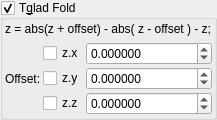
    <widget class="MyGroupBox" name="groupCheck_transf_function_enabledAy_false">
     <property name="title">
      <string>T&amp;glad Fold</string>
     </property>
     <property name="checkable">
      <bool>true</bool>
     </property>
     <layout class="QVBoxLayout" name="verticalLayout_5">
      <property name="leftMargin">
       <number>2</number>
      </property>
      <property name="topMargin">
       <number>2</number>
      </property>
      <property name="rightMargin">
       <number>2</number>
      </property>
      <property name="bottomMargin">
       <number>2</number>
      </property>
      <item>
       <widget class="QLabel" name="label_173">
        <property name="text">
         <string>z = abs(z + offset) - abs( z - offset ) - z;</string>
        </property>
       </widget>
      </item>
      <item>
       <layout class="QGridLayout" name="gridLayout_46" columnstretch="0,0,1">
        <property name="spacing">
         <number>2</number>
        </property>
        <item row="1" column="1">
         <widget class="MyCheckBox" name="checkBox_transf_function_enabledAy">
          <property name="text">
           <string notr="true">z.y</string>
          </property>
         </widget>
        </item>
        <item row="0" column="1">
         <widget class="MyCheckBox" name="checkBox_transf_function_enabledAx">
          <property name="text">
           <string notr="true">z.x</string>
          </property>
         </widget>
        </item>
        <item row="2" column="1">
         <widget class="MyCheckBox" name="checkBox_transf_function_enabledAz">
          <property name="text">
           <string notr="true">z.z</string>
          </property>
         </widget>
        </item>
        <item row="2" column="2">
         <widget class="MyDoubleSpinBox" name="spinbox3_transf_offset_111_z">
          <property name="sizePolicy">
           <sizepolicy hsizetype="Minimum" vsizetype="Maximum">
            <horstretch>0</horstretch>
            <verstretch>0</verstretch>
           </sizepolicy>
          </property>
          <property name="prefix">
           <string/>
          </property>
          <property name="suffix">
           <string/>
          </property>
          <property name="decimals">
           <number>6</number>
          </property>
          <property name="minimum">
           <double>-180.000000000000000</double>
          </property>
          <property name="maximum">
           <double>180.000000000000000</double>
          </property>
          <property name="singleStep">
           <double>0.100000000000000</double>
          </property>
         </widget>
        </item>
        <item row="1" column="2">
         <widget class="MyDoubleSpinBox" name="spinbox3_transf_offset_111_y">
          <property name="sizePolicy">
           <sizepolicy hsizetype="Minimum" vsizetype="Maximum">
            <horstretch>0</horstretch>
            <verstretch>0</verstretch>
           </sizepolicy>
          </property>
          <property name="prefix">
           <string/>
          </property>
          <property name="suffix">
           <string/>
          </property>
          <property name="decimals">
           <number>6</number>
          </property>
          <property name="minimum">
           <double>-180.000000000000000</double>
          </property>
          <property name="maximum">
           <double>180.000000000000000</double>
          </property>
          <property name="singleStep">
           <double>0.100000000000000</double>
          </property>
         </widget>
        </item>
        <item row="1" column="0">
         <widget class="QLabel" name="label_169">
          <property name="text">
           <string>Offset:</string>
          </property>
         </widget>
        </item>
        <item row="0" column="2">
         <widget class="MyDoubleSpinBox" name="spinbox3_transf_offset_111_x">
          <property name="sizePolicy">
           <sizepolicy hsizetype="Minimum" vsizetype="Maximum">
            <horstretch>0</horstretch>
            <verstretch>0</verstretch>
           </sizepolicy>
          </property>
          <property name="prefix">
           <string/>
          </property>
          <property name="suffix">
           <string/>
          </property>
          <property name="decimals">
           <number>6</number>
          </property>
          <property name="minimum">
           <double>-180.000000000000000</double>
          </property>
          <property name="maximum">
           <double>180.000000000000000</double>
          </property>
          <property name="singleStep">
           <double>0.100000000000000</double>
          </property>
         </widget>
        </item>
       </layout>
      </item>
     </layout>
    </widget>
